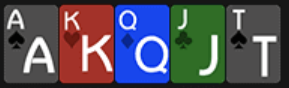
#> input picture attached_assets/image_2025-08-17_130952183_1755450592192.png, 289 x 88 px; its folder holds only this picture in this run
$ python -i card_recognition.py   (imports and definitions only)
#> lines starting #> are read from the running program, lines starting #| are printed output that depends on the picture; after the words box and inside, x2 and y2 are one past the last pixel; in counts of white or black regions, pixels touching at a corner belong together
### app/training/neural_trainer.py
"""
Neural network training system inspired by DeeperMind poker bot.
Combines template-based bootstrapping with augmented data generation.
"""

import os
import json
import cv2
import numpy as np
from PIL import Image, ImageEnhance, ImageFilter
from typing import List, Dict, Optional, Tuple, Any
import logging
from dataclasses import dataclass
from datetime import datetime
import random

logger = logging.getLogger(__name__)

@dataclass
class CardTemplate:
    """A template for a specific card."""
    card: str  # e.g., "As", "Kh"
    image: Image.Image
    confidence_threshold: float = 0.8
    created_at: str = ""

class ColorNormalizer:
    """Normalizes card colors similar to DeeperMind approach."""

    # [50 lines left out: function adjust_colors, not called in this run]

    @staticmethod
    def normalize_card_region(image: Image.Image) -> Image.Image:
        """Normalize a card region for better recognition."""
        # Convert to RGB if needed (handles RGBA, L, P modes)
        if image.mode != 'RGB':
            # For RGBA images, composite over white background
            if image.mode == 'RGBA':
                background = Image.new('RGB', image.size, (255, 255, 255))
                image = Image.alpha_composite(background.convert('RGBA'), image).convert('RGB')
            else:
                image = image.convert('RGB')

        # Convert to numpy
        img_array = np.array(image)

        try:
            # Apply color normalization
            normalized = ColorNormalizer.adjust_colors(img_array)

            # Enhance contrast
            img = Image.fromarray(normalized)
            enhancer = ImageEnhance.Contrast(img)
            img = enhancer.enhance(1.5)

            # Slight sharpening
            img = img.filter(ImageFilter.UnsharpMask(radius=1, percent=120, threshold=3))

            return img
        except Exception as e:
            logger.warning(f"Color normalization failed: {e}, using original image")
            return image

class DataAugmentor:
    """Generate augmented training data from base templates."""

    # [111 lines left out: functions __init__, generate_variants, _rotate, _shift, _scale, _brightness and 4 more, not called in this run]

class TemplateManager:
    """Manages card templates similar to DeeperMind's approach."""

    def __init__(self, templates_dir: str = "training_data/templates"):
        self.templates_dir = templates_dir
        self.templates: Dict[str, CardTemplate] = {}
        os.makedirs(templates_dir, exist_ok=True)
        self.load_templates()

    # [34 lines left out: function add_template, not called in this run]

    def load_templates(self):
        """Load existing templates from disk."""
        try:
            for file in os.listdir(self.templates_dir):
                if file.endswith('.png'):
                    card = file[:-4]  # Remove .png

                    # Load image
                    image_path = os.path.join(self.templates_dir, file)
                    image = Image.open(image_path)

                    # Load metadata if exists
                    metadata_path = os.path.join(self.templates_dir, f"{card}.json")
                    confidence = 0.8
                    created_at = ""

                    if os.path.exists(metadata_path):
                        with open(metadata_path, 'r', encoding='utf-8') as f:
                            metadata = json.load(f)
                            confidence = metadata.get('confidence_threshold', 0.8)
                            created_at = metadata.get('created_at', '')

                    # Create template
                    template = CardTemplate(
                        card=card,
                        image=image,
                        confidence_threshold=confidence,
                        created_at=created_at
                    )

                    self.templates[card] = template

            logger.info(f"Loaded {len(self.templates)} templates")

        except Exception as e:
            logger.error(f"Failed to load templates: {e}")

    def get_template(self, card: str) -> Optional[CardTemplate]:
        """Get template for a specific card."""
        return self.templates.get(card)

    def get_all_templates(self) -> Dict[str, CardTemplate]:
        """Get all templates."""
        return self.templates.copy()

    # [27 lines left out: function match_template, not called in this run]

class NeuralCardTrainer:
    """Enhanced neural network trainer inspired by DeeperMind."""

    # [102 lines left out: functions __init__, add_card_template, generate_training_dataset, save_training_dataset, get_training_stats, not called in this run]

### app/scraper/card_recognition.py
"""Advanced card recognition system for poker table screenshots."""

import cv2
import numpy as np
import pytesseract
from PIL import Image, ImageEnhance, ImageFilter
from typing import List, Tuple, Optional, Dict, Any
import re
import logging
import os
from dataclasses import dataclass

logger = logging.getLogger(__name__)

@dataclass
class Card:
    """Represents a detected card."""
    rank: str
    suit: str
    confidence: float
    bbox: Tuple[int, int, int, int]  # x1, y1, x2, y2

    def __str__(self):
        return f"{self.rank}{self.suit}"

class DualCardRecognition:
    """
    Enhanced dual card recognition system inspired by DeeperMind poker bot.
    Combines template matching with neural network recognition for high accuracy.
    """

    # [45 lines left out: functions __init__, detect_cards_in_region, not called in this run]

class CardRecognition:
    """Legacy card recognition using OCR and color detection."""

    def __init__(self):
        self.rank_patterns = {
            'A': ['A', 'a', '@'],
            'K': ['K', 'k'],
            'Q': ['Q', 'q'],
            'J': ['J', 'j'],
            'T': ['T', 't', '10'],
            '9': ['9'],
            '8': ['8'],
            '7': ['7'],
            '6': ['6'],
            '5': ['5'],
            '4': ['4'],
            '3': ['3'],
            '2': ['2']
        }

        self.suit_patterns = {
            's': ['s', 'spades', '♠'],
            'h': ['h', 'hearts', '♥'],
            'd': ['d', 'diamonds', '♦'],
            'c': ['c', 'clubs', '♣']
        }

        # Color ranges for suit detection (HSV)
        self.suit_colors = {
            'spades': [(0, 0, 0), (180, 255, 50)],    # Black
            'clubs': [(0, 0, 0), (180, 255, 50)],     # Black
            'hearts': [(0, 120, 70), (10, 255, 255)], # Red
            'diamonds': [(0, 120, 70), (10, 255, 255)]  # Red
        }

    def detect_cards_in_region(self, image: Image.Image, max_cards: int = 5) -> List[Card]:
        """
        Detect and recognize cards in an image region.
        Uses multiple detection methods with strict validation to avoid false positives.
        """
        try:
            if image is None:
                return []

            # Pre-validate image looks like it could contain cards
            if not self._image_could_contain_cards(image):
                logger.debug("Image doesn't appear to contain card-like content")
                return []

            # Convert to OpenCV format
            cv_img = cv2.cvtColor(np.array(image), cv2.COLOR_RGB2BGR)

            # Method 1: Contour-based card detection (most reliable)
            cards_contour = self._detect_cards_by_contours(cv_img, max_cards)

            # Method 2: Template/grid-based detection (only if contours found something)
            cards_grid = []
            if cards_contour:
                cards_grid = self._detect_cards_by_grid(cv_img, max_cards)

            # Method 3: OCR-based detection (only with strict validation)
            cards_ocr = self._detect_cards_by_ocr_strict(image, max_cards)

            # Combine and rank results with strict filtering
            all_cards = cards_contour + cards_grid + cards_ocr

            # Apply strict filtering and ranking
            best_cards = self._rank_and_filter_cards_strict(all_cards, max_cards)

            logger.debug(f"Detected {len(best_cards)} cards after strict filtering: {[str(c) for c in best_cards]}")
            return best_cards

        except Exception as e:
            logger.error(f"Card detection failed: {e}")
            return []

    def _detect_cards_by_contours(self, cv_img: np.ndarray, max_cards: int) -> List[Card]:
        """Detect cards using contour detection and shape analysis."""
        cards = []

        try:
            gray = cv2.cvtColor(cv_img, cv2.COLOR_BGR2GRAY)

            # Apply Gaussian blur to reduce noise
            blurred = cv2.GaussianBlur(gray, (5, 5), 0)

            # Adaptive thresholding for better edge detection
            thresh = cv2.adaptiveThreshold(blurred, 255, cv2.ADAPTIVE_THRESH_GAUSSIAN_C,
                                         cv2.THRESH_BINARY, 11, 2)

            # Find contours
            contours, _ = cv2.findContours(thresh, cv2.RETR_EXTERNAL, cv2.CHAIN_APPROX_SIMPLE)

            # Filter contours that could be cards
            card_contours = self._filter_card_contours(contours, cv_img.shape)

            for i, contour in enumerate(card_contours[:max_cards]):
                # Get bounding rectangle
                x, y, w, h = cv2.boundingRect(contour)

                # Extract card region
                card_region = cv_img[y:y+h, x:x+w]

                # Try to recognize rank and suit
                rank, suit, confidence = self._recognize_card_content(card_region)

                if rank and suit:
                    cards.append(Card(rank, suit, confidence * 0.7, (x, y, x+w, y+h)))

        except Exception as e:
            logger.debug(f"Contour detection failed: {e}")

        return cards

    # [63 lines left out: functions _detect_cards_by_grid, _detect_cards_by_ocr_strict, not called in this run]

    def _filter_card_contours(self, contours, img_shape: Tuple) -> List:
        """Filter contours that could represent cards."""
        card_contours = []

        h, w = img_shape[:2]
        min_area = (w * h) * 0.01  # At least 1% of image
        max_area = (w * h) * 0.5   # At most 50% of image

        for contour in contours:
            area = cv2.contourArea(contour)

            if min_area < area < max_area:
                # Check aspect ratio (cards are roughly rectangular)
                x, y, rect_w, rect_h = cv2.boundingRect(contour)
                aspect_ratio = rect_w / rect_h if rect_h > 0 else 0

                # Card aspect ratios typically between 0.6 and 1.7
                if 0.4 < aspect_ratio < 2.0:
                    card_contours.append(contour)

        # Sort by area (largest first)
        card_contours.sort(key=cv2.contourArea, reverse=True)
        return card_contours

    # [13 lines left out: function _region_has_card_content, not called in this run]

    def _recognize_card_content(self, card_region: np.ndarray) -> Tuple[Optional[str], Optional[str], float]:
        """Recognize rank and suit from a card region."""
        if card_region.size == 0:
            return None, None, 0.0

        try:
            # Convert to PIL for OCR
            pil_region = Image.fromarray(cv2.cvtColor(card_region, cv2.COLOR_BGR2RGB))

            # Try multiple recognition methods
            rank, suit, conf1 = self._recognize_by_ocr(pil_region)
            if rank and suit:
                return rank, suit, conf1

            rank, suit, conf2 = self._recognize_by_color_analysis(card_region)
            if rank and suit:
                return rank, suit, conf2

            return None, None, 0.0

        except Exception as e:
            logger.debug(f"Card recognition failed: {e}")
            return None, None, 0.0

    def _recognize_by_ocr(self, image: Image.Image) -> Tuple[Optional[str], Optional[str], float]:
        """Recognize card using OCR."""
        try:
            # Enhance image for better OCR
            enhanced = self._enhance_for_ocr(image)

            # Card-specific OCR config
            config = r'--oem 3 --psm 8 -c tessedit_char_whitelist=23456789TJQKAHSCDhscd♠♥♦♣ '

            text = pytesseract.image_to_string(enhanced, config=config).strip()

            # Parse rank and suit from text
            rank, suit = self._parse_card_from_text(text)

            if rank and suit:
                return rank, suit, 0.8

        except Exception as e:
            logger.debug(f"OCR recognition failed: {e}")

        return None, None, 0.0

    # [68 lines left out: functions _recognize_by_color_analysis, _analyze_rank_by_shape, _preprocess_for_card_ocr, not called in this run]

    def _enhance_for_ocr(self, image: Image.Image) -> Image.Image:
        """Enhance image specifically for card OCR."""
        try:
            # Resize for better OCR if too small
            w, h = image.size
            if w < 50 or h < 50:
                scale = max(2, 100 // min(w, h))
                image = image.resize((w * scale, h * scale), Image.Resampling.LANCZOS)

            # Convert to grayscale
            gray = image.convert('L')

            # Enhance contrast
            enhancer = ImageEnhance.Contrast(gray)
            enhanced = enhancer.enhance(2.5)

            # Apply sharpening
            sharpened = enhanced.filter(ImageFilter.SHARPEN)

            return sharpened

        except Exception:
            return image

    # [87 lines left out: functions _extract_card_text, _parse_cards_from_text_strict, _parse_card_from_text, _normalize_rank, _normalize_suit, not called in this run]

    def _image_could_contain_cards(self, image: Image.Image) -> bool:
        """Pre-validate if image could realistically contain cards."""
        try:
            # Check image size - too small unlikely to have readable cards
            w, h = image.size
            if w < 30 or h < 40:
                return False

            # Check if image has sufficient contrast/variation
            gray = image.convert('L')
            gray_array = np.array(gray)

            # Cards should have reasonable contrast
            std_dev = np.std(gray_array)
            if std_dev < 10:  # Too uniform, unlikely to be cards
                return False

            # Check for card-like colors (white backgrounds, colored suits)
            rgb_array = np.array(image)

            # Look for white-ish areas (card backgrounds)
            white_pixels = np.sum(np.all(rgb_array > [200, 200, 200], axis=2))
            total_pixels = w * h
            white_ratio = white_pixels / total_pixels

            # Cards usually have some white background
            if white_ratio < 0.1:  # Less than 10% white pixels
                return False

            return True

        except Exception:
            return True  # If validation fails, assume it could contain cards

    # [103 lines left out: functions _validate_card_region, _validate_detected_card, _extract_card_text_strict, _rank_and_filter_cards_strict, not called in this run]

    def detect_cards_dual_mode(self, image: Image.Image, max_cards: int = 5) -> List[Card]:
        """
        Detect cards using dual recognition: templates + neural networks.
        Falls back to OCR if template system unavailable.
        """
        try:
            from app.training.neural_trainer import TemplateManager, ColorNormalizer
            template_manager = TemplateManager()
            color_normalizer = ColorNormalizer()
            template_enabled = True
        except ImportError:
            template_enabled = False
            template_manager = None
            color_normalizer = None

        if not template_enabled:
            return self.detect_cards_in_region(image, max_cards)

        try:
            # 1. First try template matching for each possible card region
            template_results = self._detect_with_templates(image, max_cards, template_manager, color_normalizer)

            # 2. If template matching gives good results, use those
            if template_results and len(template_results) > 0:
                high_confidence_cards = [card for card in template_results if card.confidence > 0.8]
                if high_confidence_cards:
                    logger.debug(f"Template matching found {len(high_confidence_cards)} high-confidence cards")
                    return high_confidence_cards

            # 3. Fall back to legacy OCR method
            logger.debug("Template matching confidence low, falling back to OCR")
            return self.detect_cards_in_region(image, max_cards)

        except Exception as e:
            logger.error(f"Dual recognition failed: {e}")
            return self.detect_cards_in_region(image, max_cards)

    def _detect_with_templates(self, image: Image.Image, max_cards: int, template_manager, color_normalizer) -> List[Card]:
        """Detect cards using template matching."""
        cards = []

        # Normalize the input image
        normalized_image = color_normalizer.normalize_card_region(image)

        # Get all available templates
        templates = template_manager.get_all_templates()
        if not templates:
            logger.debug("No templates available")
            return []

        # Try to find card regions in the image
        card_regions = self._find_card_regions_for_templates(normalized_image)

        for i, (region_img, bbox) in enumerate(card_regions[:max_cards]):
            best_match = None
            best_confidence = 0.0

            # Test against all templates
            for card_name, template in templates.items():
                confidence = template_manager.match_template(region_img, card_name)

                if confidence > best_confidence and confidence > template.confidence_threshold:
                    best_confidence = confidence
                    best_match = card_name

            if best_match:
                # Parse card name (e.g., "As" -> rank="A", suit="s")
                rank = best_match[0]
                suit = best_match[1]

                card = Card(
                    rank=rank,
                    suit=suit,
                    confidence=best_confidence,
                    bbox=bbox
                )
                cards.append(card)
                logger.debug(f"Template matched: {best_match} (confidence: {best_confidence:.2f})")

        return cards

    # [35 lines left out: function _find_card_regions_for_templates, not called in this run]

>>> import cv2
>>> picture = cv2.cvtColor(cv2.imread('../../attached_assets/image_2025-08-17_130952183_1755450592192.png'), cv2.COLOR_BGR2RGB)
>>> result = CardRecognition().detect_cards_dual_mode(picture)
#> in detect_cards_in_region, cv_img is the input picture: shape (88, 289, 3); mean B, G, R 94.8, 82.7, 83.5
#> in _detect_cards_by_contours, `gray = cv2.cvtColor(cv_img, cv2.COLOR_BGR2GRAY)`:
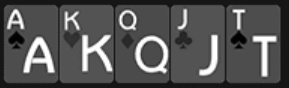
#> gray: shape (88, 289); min 2, max 255, mean 84.3
#> in _detect_cards_by_contours, `blurred = cv2.GaussianBlur(gray, (5, 5), 0)`:
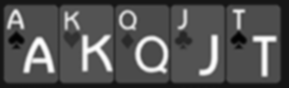
#> blurred: shape (88, 289); min 2, max 255, mean 84.3
#> in _detect_cards_by_contours, `thresh = cv2.adaptiveThreshold(blurred, 255, cv2.ADAPTIVE_THRESH_GAUSS..`:
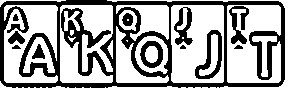
#> thresh: shape (88, 289); 63.2% white; 12 black regions (1 under 20 px)
#> in _detect_cards_by_contours, `contours, _ = cv2.findContours(thresh, cv2.RETR_EXTERNAL, cv2.CHAIN_AP..`: contours = 37 contours, 24 with area under 20; largest, box (x1, y1, x2, y2) and area: (171, 5, 224, 83) 3971, (227, 5, 281, 83) 3084, (4, 5, 58, 83) 2416, (60, 5, 113, 83) 2336, (135, 36, 168, 74) 936
#> the loop in _filter_card_contours, `for contour in contours:` made 37 passes
#> (area, x, y, rect_w, rect_h, aspect_ratio) on passes 23, 24, 25, 28, 30, 31, 32, 33, 34, 35, 36: (543.5, 23, 37, 32, 36, 0.889), (264.5, 252, 36, 25, 41, 0.61), (936.5, 135, 36, 33, 38, 0.868), (891, 116, 26, 53, 57, 0.93), (274.5, 119, 10, 18, 21, 0.857), (3084.5, 227, 5, 54, 78, 0.692), (3971, 171, 5, 53, 78, 0.679), (865.5, 116, 5, 53, 36, 1.47), (2335.5, 60, 5, 53, 78, 0.679), (2416, 4, 5, 54, 78, 0.692), (324, 107, 0, 182, 88, 2.07)
#> area on passes 22, 29: 42, 125
#> after the loop in _filter_card_contours, `for contour in contours:`: card_contours = 10 contours; largest, box (x1, y1, x2, y2) and area: (171, 5, 224, 83) 3971, (227, 5, 281, 83) 3084, (4, 5, 58, 83) 2416, (60, 5, 113, 83) 2336, (135, 36, 168, 74) 936
#> the loop in _detect_cards_by_contours, `for i, contour in enumerate(card_contours[:max_cards]):` made 1 pass
#> (x, y) on pass 1: (171, 5)
#> pass 1, in _detect_cards_by_contours, `card_region = cv_img[y:y+h, x:x+w]`:
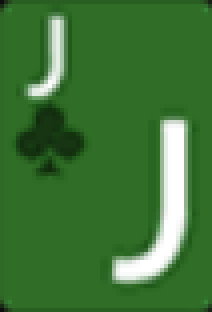
#> card_region: shape (78, 53, 3) (shown 4 times larger); mean B, G, R 54.7, 117.4, 63
#> pass 1, in _enhance_for_ocr, `gray = image.convert('L')`:
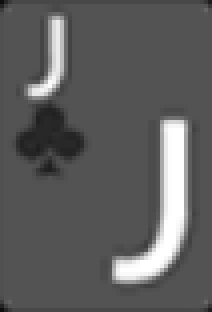
#> gray: PIL image 53x78 L (shown 4 times larger); min 14, max 255, mean 94.2
#> pass 1, in _enhance_for_ocr, `enhanced = enhancer.enhance(2.5)`:
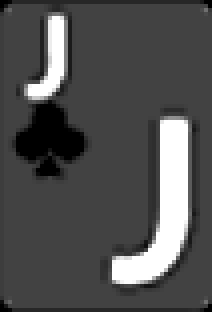
#> enhanced: PIL image 53x78 L (shown 4 times larger); min 0, max 255, mean 80.3
#> after the loop in _detect_cards_by_contours, `for i, contour in enumerate(card_contours[:max_cards]):`: cards = []
#> (the run stopped early here; a loop or call above may not have finished)
